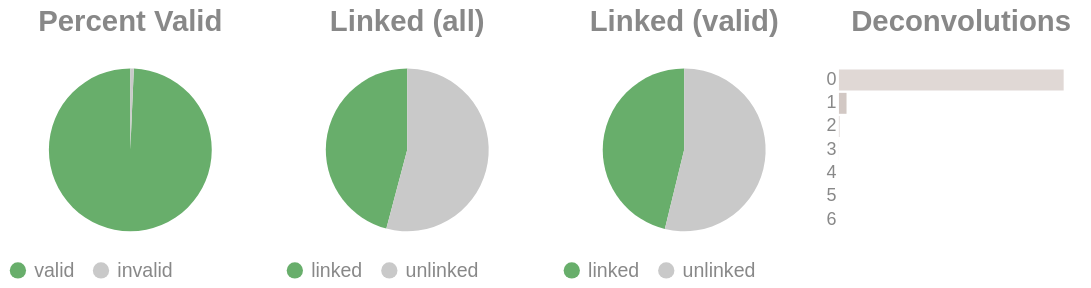

The notebook cell this image was saved under:
### Code cell
if SKIPLR:
    pass
else:
    clash = Counter()
    for i in valids['molecule'].to_list():
        _mol = i.split("-")
        if len(_mol) == 1:
            clash.update('0')
        else:
            clash.update(_mol[-1])

    _d = {"deconvolutions": [], 'count': []}
    for k,v in clash.items():
        _d['deconvolutions'].append(k)
        _d['count'].append(v)

    tot_valid = valids['reads'].sum()
    mask = valids['reads'] >= 2
    n_linked_reads = valids.filter(mask)['reads'].sum()
    if n_linked_reads == 0:
        print_html("No linked molecules (>=2 reads) were detected; skipping linked-only distributions.")
        SKIPLR = True
    else:
        perc_valid = round(tot_valid / n_reads, 4)
        linked_perc_abs = round(n_linked_reads / n_reads, 4)
        linked_perc = round(n_linked_reads / tot_valid, 4)

    _valid = pl.DataFrame({"valids": ['valid', 'invalid'], "count": [tot_valid, n_reads - tot_valid]})
    _linked_abs = pl.DataFrame({"linked (absolute)": ['linked', 'unlinked'], "count": [n_linked_reads, n_reads - n_linked_reads]})
    _linked_rel = pl.DataFrame({"linked (valids)": ['linked', 'unlinked'], "count": [n_linked_reads, tot_valid - n_linked_reads]})

    (
        alt.hconcat(
            piechart(_valid, goodval = 'valid', title = "Percent Valid"),
            piechart(_linked_abs, goodval = "linked", title =  "Linked (all)"),
            piechart(_linked_rel, goodval = "linked", title =  "Linked (valid)"),
            convolutionbar(pl.DataFrame(_d), title = "Deconvolutions"),
            center = True,
            bounds = 'flush'
        )
        .resolve_scale(color='independent')
        .resolve_legend('independent')
        .properties(usermeta={'embedOptions': {"actions": False}})
    ).display()

### Figure 1 — Vega-Lite specification as saved in the notebook (floating-point values rounded to 4 significant figures)
{"width": "container", "height": 400, "config": {"title": {"anchor": "start", "dy": -15, "fontSize": 18, "color": "#888888", "subtitleColor": "#888888", "subtitleFontSize": 14}, "arc": {"fill": "#0072B2"}, "axis": {"domainColor": "#888888", "domainWidth": 0.5, "gridWidth": 0.2, "grid": false, "titleFontWeight": 400, "titleFontSize": 15, "labelFontSize": 11, "labelColor": "#888888", "tickColor": "#888888", "tickWidth": 0.2, "titleColor": "#888888"}, "axisBand": {"grid": false}, "axisX": {"grid": true, "tickSize": 10, "domainCap": "round"}, "axisY": {"domain": false, "grid": true, "tickSize": 0, "domainCap": "round"}, "background": "transparent", "header": {"labelFontSize": 15, "labelColor": "#888888", "titleFontSize": 15, "titleFontWeight": 600, "titleColor": "#888888"}, "legend": {"labelFont": "sans-serif", "labelFontSize": 12, "labelColor": "#888888", "symbolSize": 100, "symbolType": "circle", "titleFontSize": 12, "titlePadding": 10, "titleColor": "#888888", "title": null}, "range": {"category": ["#E69F00", "#56B4E9", "#009E73", "#F0E442", "#0072B2", "#D55E00", "#CC79A7", "#000000"], "diverging": ["#cfe8f3", "#a2d4ec", "#73bfe2", "#46abdb", "#1696d2", "#12719e"]}, "area": {"fill": "#0072B2", "fillOpacity": 0.7, "line": true, "strokeOpacity": 0.7}, "line": {"color": "#0072B2", "stroke": "#0072B2", "strokeWidth": 2}, "trail": {"color": "#0072B2", "stroke": "#0072B2", "strokeWidth": 0, "size": 1}, "point": {"filled": true, "fillOpacity": 1.0, "size": 95}, "text": {"color": "#888888", "fontSize": 11, "align": "right", "fontWeight": 400, "size": 11}, "bar": {"fill": "#0072B2", "stroke": null}, "view": {"stroke": null, "continuousWidth": 660, "continuousHeight": 400}}, "hconcat": [{"data": {"name": "data-bada3091a65dca3655fba61e07c940e2"}, "mark": {"type": "arc"}, "encoding": {"color": {"field": "valids", "legend": {"orient": "bottom", "title": null}, "scale": {"domain": ["valid", "invalid"], "range": ["#68ae6b", "#C9C9C9"]}, "title": "Valids", "type": "nominal"}, "theta": {"field": "count", "type": "quantitative"}, "tooltip": [{"field": "valids", "title": "Valids", "type": "ordinal"}, {"field": "percent", "format": ".2%", "title": "Percent", "type": "quantitative"}, {"field": "count", "title": "Count", "type": "quantitative"}]}, "height": 100, "title": {"text": "Percent Valid", "align": "center", "anchor": "middle"}, "transform": [{"calculate": "datum.count / 6767578", "as": "percent"}], "width": 150}, {"data": {"name": "data-2e2fc507ad5e7b2fe252db453df4caaa"}, "mark": {"type": "arc"}, "encoding": {"color": {"field": "linked (absolute)", "legend": {"orient": "bottom", "title": null}, "scale": {"domain": ["linked", "unlinked"], "range": ["#68ae6b", "#C9C9C9"]}, "title": "Linked (Absolute)", "type": "nominal"}, "theta": {"field": "count", "type": "quantitative"}, "tooltip": [{"field": "linked (absolute)", "title": "Linked (Absolute)", "type": "ordinal"}, {"field": "percent", "format": ".2%", "title": "Percent", "type": "quantitative"}, {"field": "count", "title": "Count", "type": "quantitative"}]}, "height": 100, "title": {"text": "Linked (all)", "align": "center", "anchor": "middle"}, "transform": [{"calculate": "datum.count / 6767578", "as": "percent"}], "width": 150}, {"data": {"name": "data-e054072d7c3b2e403bcbd2725f523feb"}, "mark": {"type": "arc"}, "encoding": {"color": {"field": "linked (valids)", "legend": {"orient": "bottom", "title": null}, "scale": {"domain": ["linked", "unlinked"], "range": ["#68ae6b", "#C9C9C9"]}, "title": "Linked (Valids)", "type": "nominal"}, "theta": {"field": "count", "type": "quantitative"}, "tooltip": [{"field": "linked (valids)", "title": "Linked (Valids)", "type": "ordinal"}, {"field": "percent", "format": ".2%", "title": "Percent", "type": "quantitative"}, {"field": "count", "title": "Count", "type": "quantitative"}]}, "height": 100, "title": {"text": "Linked (valid)", "align": "center", "anchor": "middle"}, "transform": [{"calculate": "datum.count / 6721026", "as": "percent"}], "width": 150}, {"data": {"name": "data-705320407bfc8b67ed3ba60f610b7946"}, "mark": {"type": "bar"}, "encoding": {"color": {"field": "deconvolutions", "legend": null, "scale": {"scheme": "lightgreyred"}, "type": "nominal"}, "tooltip": [{"field": "deconvolutions", "title": "Deconvolutions", "type": "ordinal"}, {"field": "percent", "format": ".2%", "title": "Percent", "type": "quantitative"}, {"field": "count", "title": "Count", "type": "quantitative"}], "x": {"axis": null, "field": "count", "type": "quantitative"}, "y": {"field": "deconvolutions", "sort": "ascending", "title": null, "type": "nominal"}}, "height": 100, "title": {"text": "Deconvolutions", "align": "center", "anchor": "middle"}, "transform": [{"calculate": "datum.count / 4763267", "as": "percent"}], "width": 150}], "bounds": "flush", "center": true, "resolve": {"legend": {"angle": "independent"}, "scale": {"color": "independent"}}, "usermeta": {"embedOptions": {"actions": false}}, "$schema": "https://vega.github.io/schema/vega-lite/v6.1.0.json", "datasets": {"data-bada3091a65dca3655fba61e07c940e2": [{"valids": "valid", "count": 6721026}, {"valids": "invalid", "count": 46552}], "data-2e2fc507ad5e7b2fe252db453df4caaa": [{"linked (absolute)": "linked", "count": 3104152}, {"linked (absolute)": "unlinked", "count": 3663426}], "data-e054072d7c3b2e403bcbd2725f523feb": [{"linked (valids)": "linked", "count": 3104152}, {"linked (valids)": "unlinked", "count": 3616874}], "data-705320407bfc8b67ed3ba60f610b7946": [{"deconvolutions": "0", "count": 4598407}, {"deconvolutions": "1", "count": 155499}, {"deconvolutions": "2", "count": 8670}, {"deconvolutions": "3", "count": 632}, {"deconvolutions": "4", "count": 55}, {"deconvolutions": "5", "count": 3}, {"deconvolutions": "6", "count": 1}]}}
